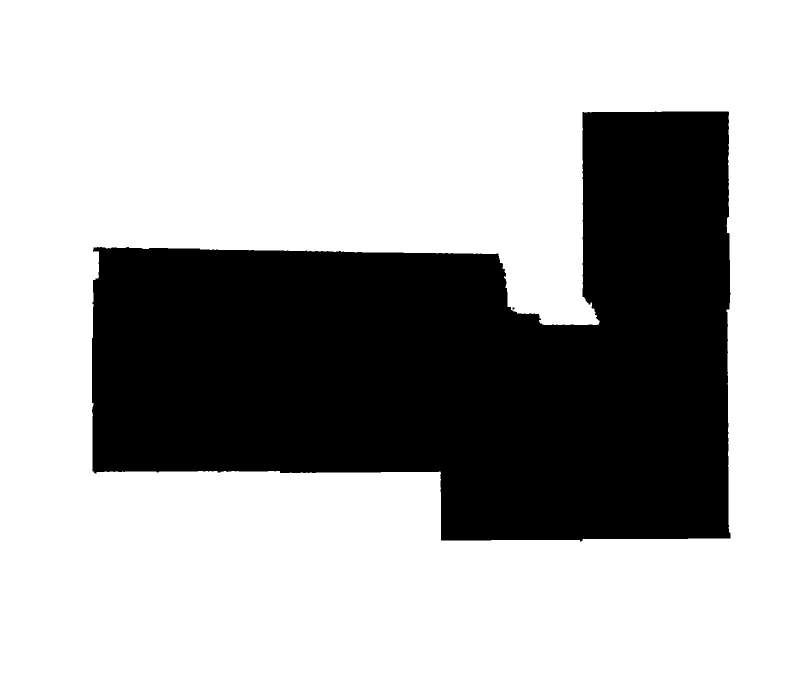
%> input picture output_without_obstacles.jpg, 1590 x 1400 px, given in place of output.jpg, which was not available (shown at 1/2 size)
$ octave network_design.m   (GNU Octave 9; MATLAB toolbox functions it lacks are replaced by stand-ins)
%> lines starting %> are read from the running program, lines starting %| are printed output that depends on the picture; in (x1, y1, x2, y2) boxes, pixels count from 0 and x2, y2 are one past the last pixel; in counts of white or black regions, pixels touching at a corner belong together; the program's own positions count from 1; pictures that were not available may be replaced by others from this repository, and a replacement may not be noted

%  clc
clear all
close all
map= imread('output.jpg');
%> map is the input picture: size 1400x1590x3 uint8; min 0, max 255, mean 175
map_without_obstacle=imread('output_without_obstacles.jpg');
level = graythresh(map);
%> level = 0.498
binary_map= im2bw(map,level);
%> binary_map: size 1400x1590 logical; 68.6% white; 2 black regions (1 under 20 px), largest, box (x1, y1, x2, y2) and area: (184, 223, 1461, 1083) 698027
grid_point=zeros(size(map,1),size(map,2));
for i= 1:12:size(map,2)
    for j=1:15:size(map,1)
        if binary_map(j,i)==1;
            grid_point(j,i)=255;
        end
    end
end
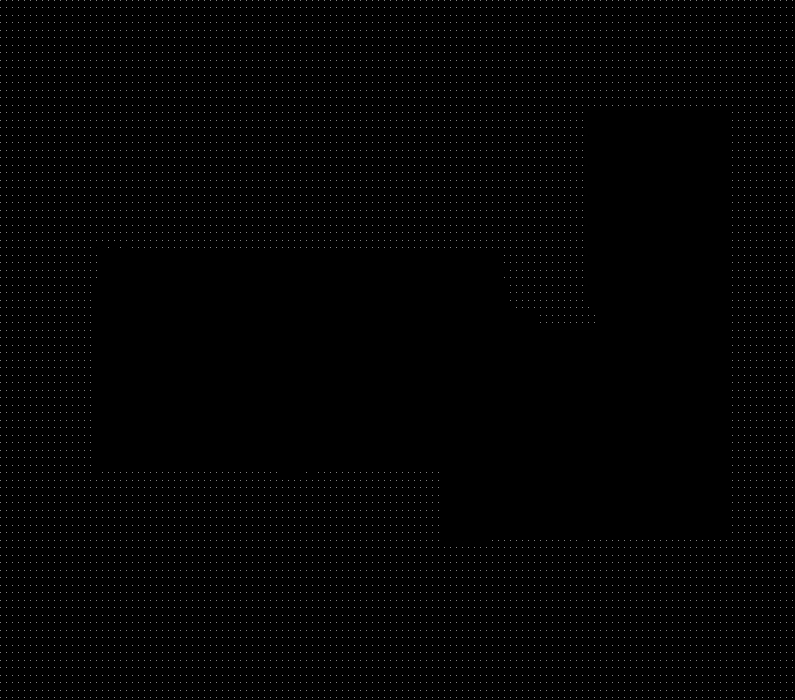
%> grid_point: size 1400x1590 double (shown at 1/2 size); 0.39% white in thin lines or dots
% figure,imshow(grid_point),title('grid_point')
%% plot grid_point on map
% [5 lines of commented-out code are left out]

%% Optimum Distance Estimation

% [15 lines of commented-out code are left out]

%% range-related constraint

% D_scale
f=18; %mm
D=7000 %35000 ;          % maximum length of the object
k=1 ;                % number of images at each points
q=0.6 ;             % design factor (0.4 - 0.7)
Sp= 14000;  %0.003       % specified precision number(25000-200000)
sigma=0.5 *0.0039;        % image measurment error .... 1.2-1.3 pixel size

Dmax_scale = (D* f * sqrt(k))/(q * Sp *sigma);

% D_spatial resolution
Dtos=4 ;          % target object size - mm
Dtis=1;          % target image size ,minimum number of target's pixel =(5-10)pixel
Ires=0.0039 ;  % pixel size ,
phi=pi/2  ;          % angle between ray coming from the camera and target plane

Dmax_reso =(f* Dtos *sin(phi))/(Ires * Dtis);

% D_FOV
d0=15.6 ;          % minimum frame size of image
D0=5000 %15000;
alpha= atan((0.9*d0)/(2*f));    % FOV angle of camera (F0V/2 )

D_fov = (D0* sin(alpha+phi))/(2*sin(alpha));

% D_MAX
Dmax= min (Dmax_reso , Dmax_scale );
D_max= min(Dmax , D_fov);

% D_DOF
f_stop=8;           % aperture stop...f/number(D)...D=1.4 , 2 , 2.8 , 4 , 5.6 , 8 , 16
bc=f/1720;% 0.022;          % blur circle=~0.2 or = pixel size
D_HF= (f^2)/(f_stop * bc);      %hyperfocal distance
D_opt=D_max;                      %camera distance focus , or >>> D_OP=D_HF+f
Dmin_DOF=(D_opt*D_HF)/(D_HF+(D_opt-f));
Dmax_DOF=(D_opt*D_HF)/(D_HF-(D_opt-f));

D_DOF=(Dmax_DOF - Dmin_DOF);       % Depth Of Field

% D_FOV_min     %% workspace_constaint?
d0=15.6 ;          % minimum frame size of image
D00=2000;
alpha= atan((0.9*d0)/(2*f));    % FOV angle of camera (F0V/2 )

D_fov_min = (D00* sin(alpha+phi))/(2*sin(alpha));

% D_minpoint
n=4 ;             % number of image point
unit_a=3000;              % distance between points in object space

Dmin_point = (unit_a*f*sqrt(n))/(d0);

%D_min
D_min= max (Dmin_DOF , D_fov_min);%Dmin_point );
%D_min= Dmin_DOF;

Range = D_max - D_min ;

D_max_p = D_max/114.23 ;             % pixel size in map=114.23 %60.7
D_min_p = D_min/114.23 ;

DM = round(D_max_p);    % round D_MAX in pixel
Dm = round(D_min_p);    % round D_min in pixel
%% candidate points in Optimum Distance
im_morph=255-map_without_obstacle;  % delete black border
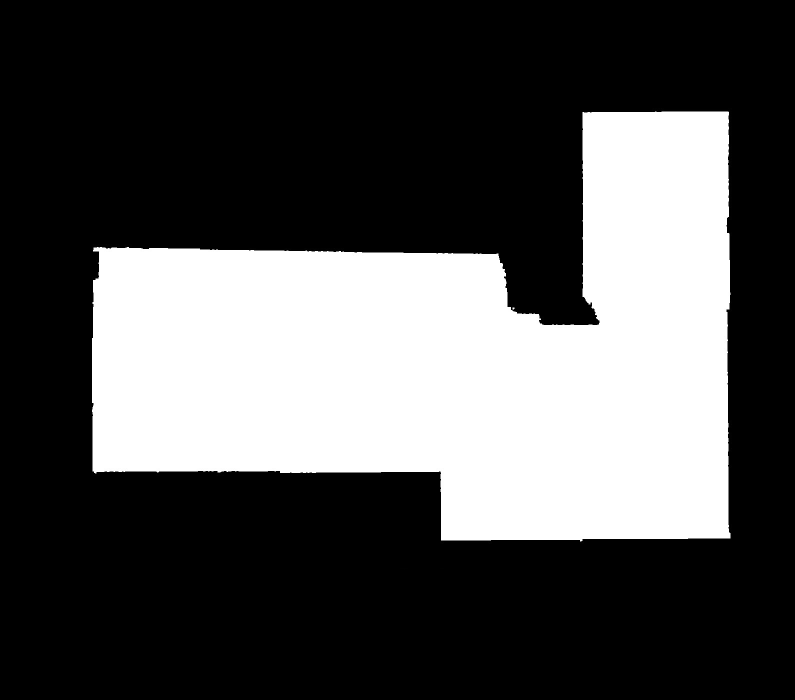
%> im_morph: size 1400x1590x3 uint8 (shown at 1/2 size); min 0, max 255, mean 80
[m , n , p]=size(im_morph);
%> m = 1400; n = 1590; p = 3
im_morph(:,1:40,:)=0;
im_morph(:,n-40:n,:)=0;
im_morph(1:40,:,:)=0;
im_morph(m-40:m,:,:)=0;

se1=ones(2*Dm);      %Dm
se2=ones(2*DM);      %DM
dilation1 = imdilate(im_morph,se1);
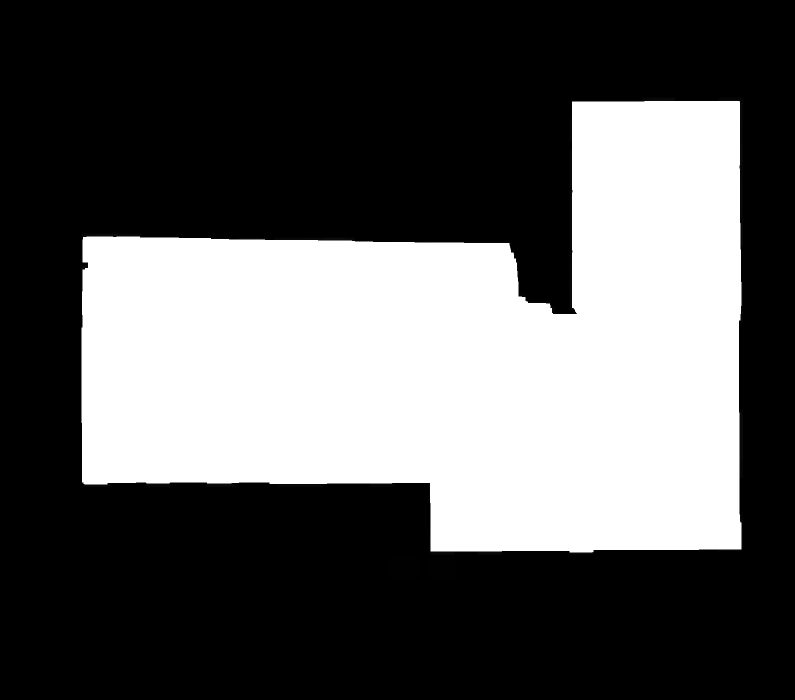
%> dilation1: size 1400x1590x3 uint8 (shown at 1/2 size); min 0, max 255, mean 91.9
dilation2 = imdilate(im_morph,se2);
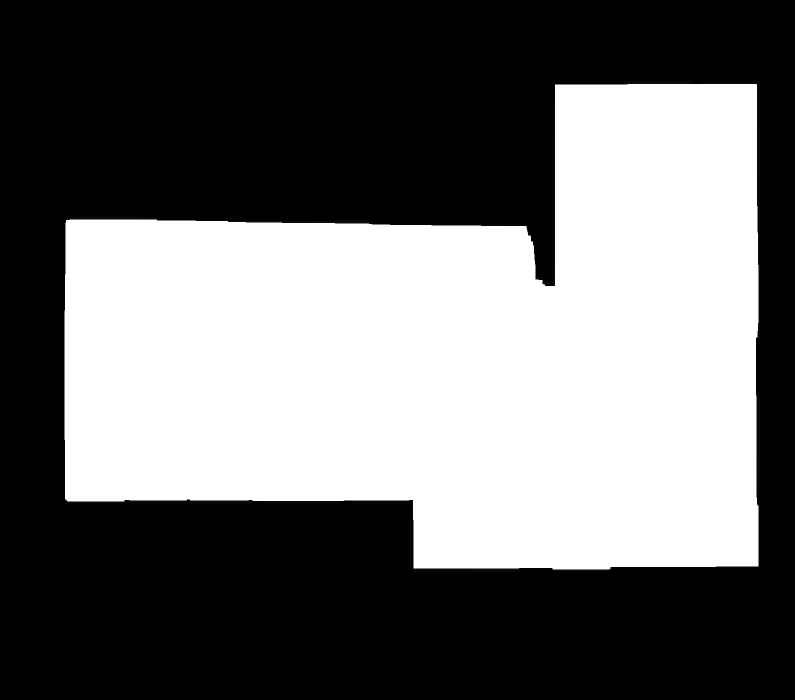
%> dilation2: size 1400x1590x3 uint8 (shown at 1/2 size); min 0, max 255, mean 111.1
target_range=dilation2-dilation1;
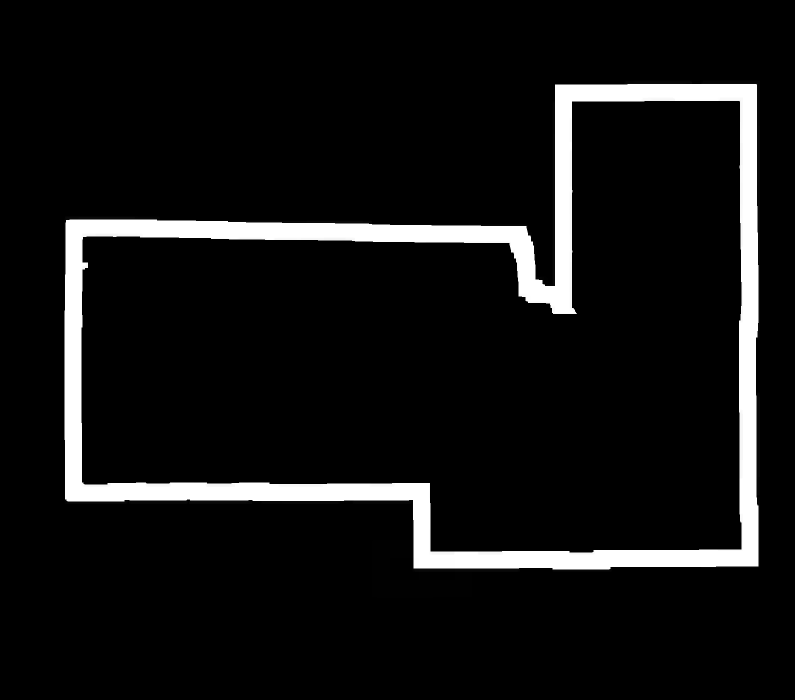
%> target_range: size 1400x1590x3 uint8 (shown at 1/2 size); min 0, max 255, mean 19.2
%figure,imshow(target_range),title('target-range')
candidate_points=(target_range(:,:,1)) & (grid_point) ;
%> candidate_points: size 1400x1590 logical; 0.05% white in thin lines or dots, all inside (x1, y1, x2, y2) = (132, 165, 1513, 1186)
%figure,imshow(candidate_points),title('candidate_points')

%% plot candid_points with label
[r,c]=find(candidate_points==1);
%> r = 1089 values from 166 to 1186; c = 1089 values from 133 to 1513
candid_points=[r,c];
%> candid_points = 1089 rows, first 12: [436 133; 451 133; 466 133; 481 133; 496 133; 511 133; 526 133; 541 133; 556 133; 571 133; 586 133; 601 133]
% [4 lines of commented-out code are left out]

%% compute edge point, minimum distance and select the nearest edge point
% edge detection
im_new= rgb2gray(im_morph);
edge1 = edge(im_new,'canny');
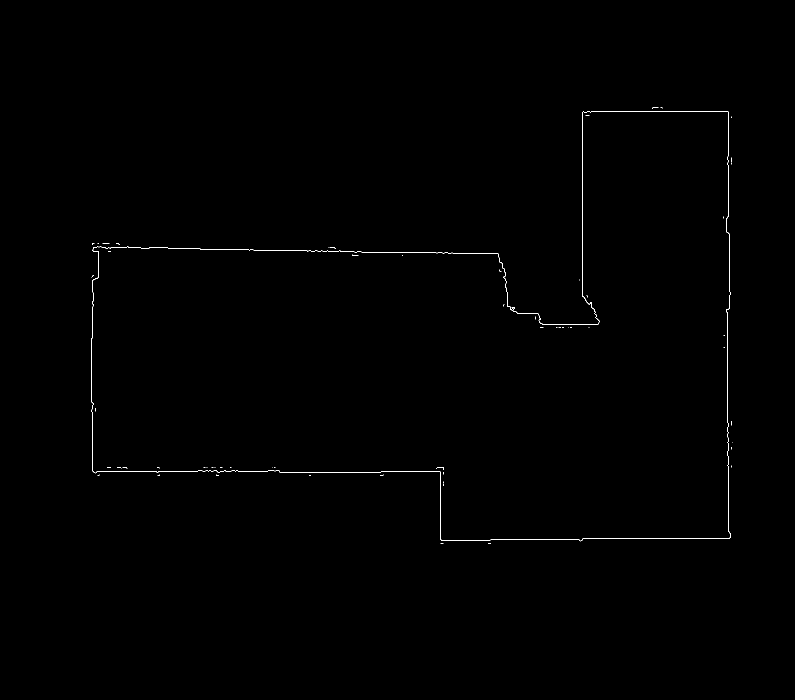
%> edge1: size 1400x1590 logical (shown at 1/2 size); 0.23% white in thin lines or dots, all inside (x1, y1, x2, y2) = (183, 215, 1465, 1088)
% imshow(edge1);
[re,ce]=find(edge1==1);
%> re = 5087 values from 216 to 1088; ce = 5087 values from 184 to 1465
edge_points=[re,ce];
edge=1-edge1 ;
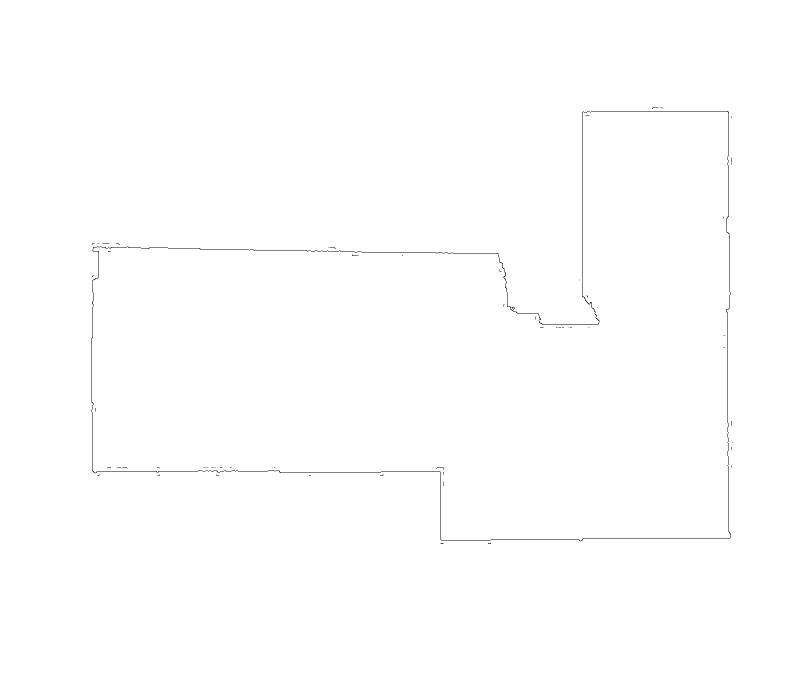
%> edge: size 1400x1590 double (shown at 1/2 size); values 0 (black) and 1 (white), 99.8% white; black in thin lines or dots, all inside (x1, y1, x2, y2) = (183, 215, 1465, 1088)
% compute distance
nearest_edge=[];
nearest_candid=[];
distance=[];
%> (the run ends here)
